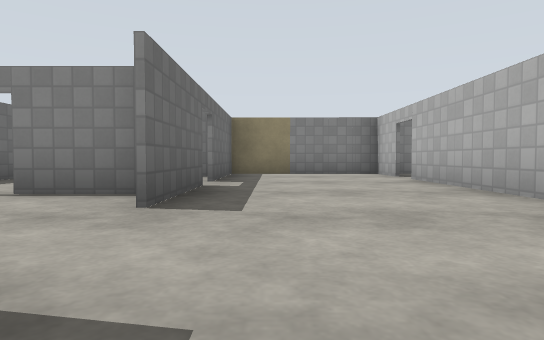
view 1 (above)

14 first-person views from a walk through a world built for the Gazebo simulator. The camera is 0.72 m above the floor, tilts 2° down and sees 75° across. The floor is counted in squares, 2 m on a side. Each view is taken from the middle of a square. On the plan, view 1 faces up. The plan holds only what a view shows up to about 9 squares ahead; the rest is blank. The place goes on beyond the plan. Gazebo's built-in surfaces are drawn with simple patterns. Surface patterns are stand-ins for the level's own textures.

view 2
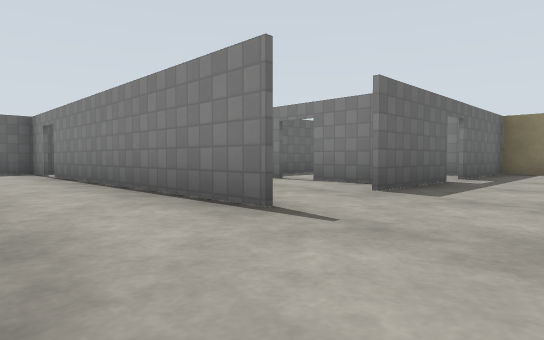

view 3
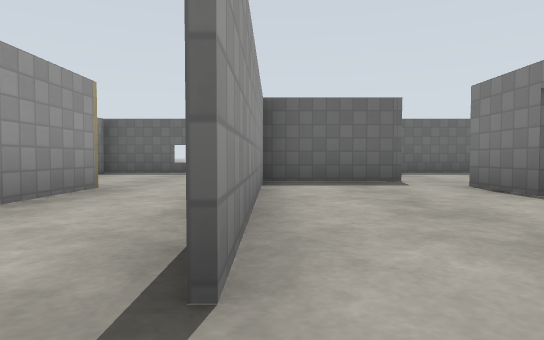

view 4
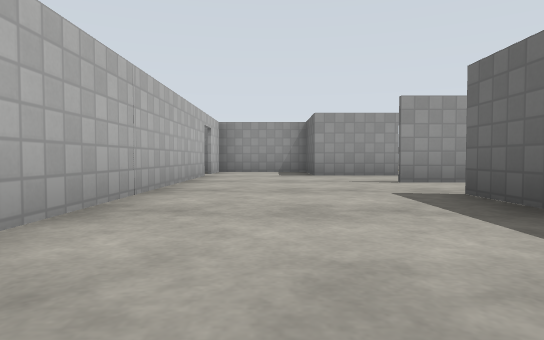

view 5
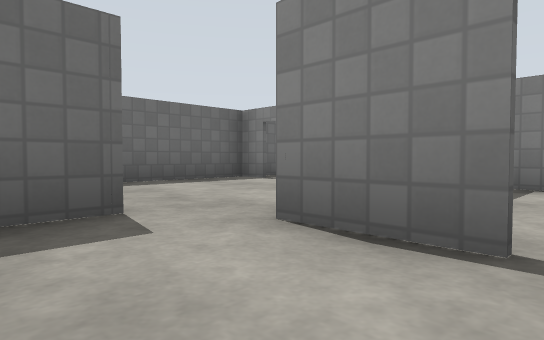

view 6
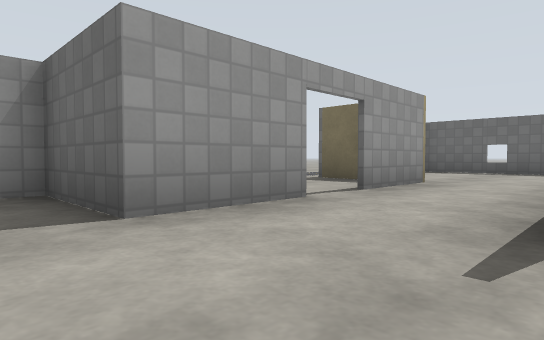

view 7
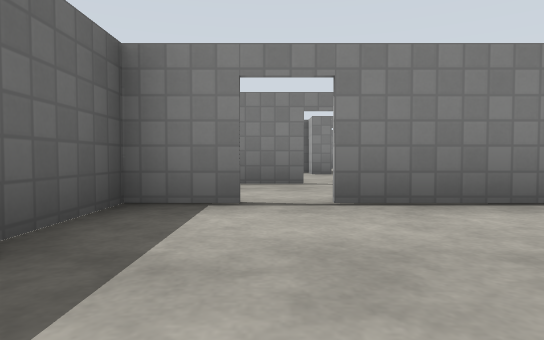

view 8
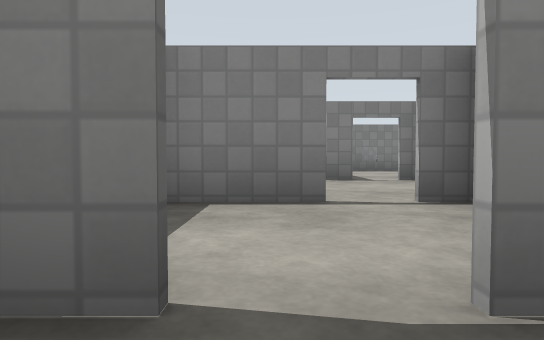

view 9
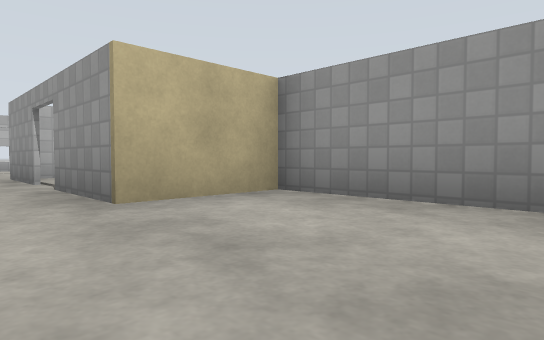

view 10
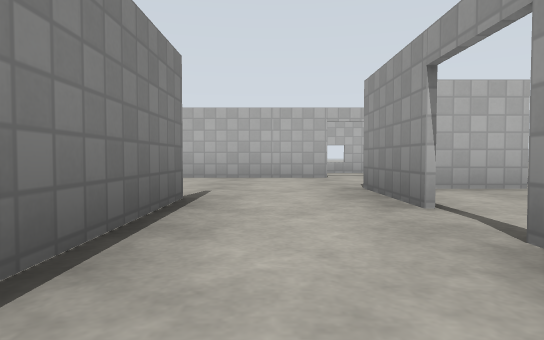

view 11
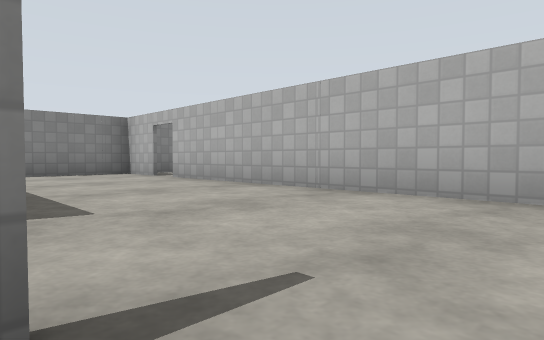

view 12
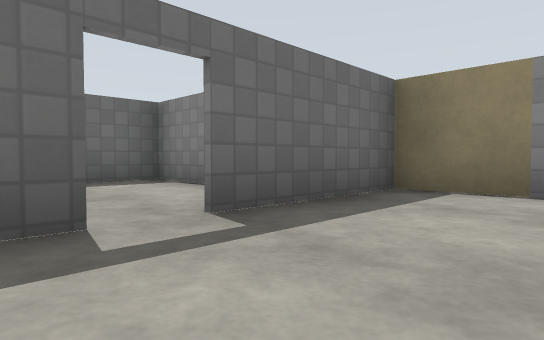

view 13
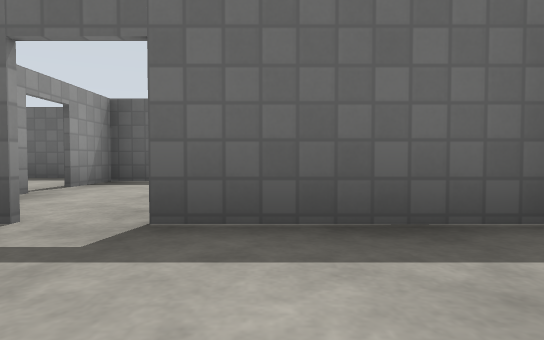

view 14
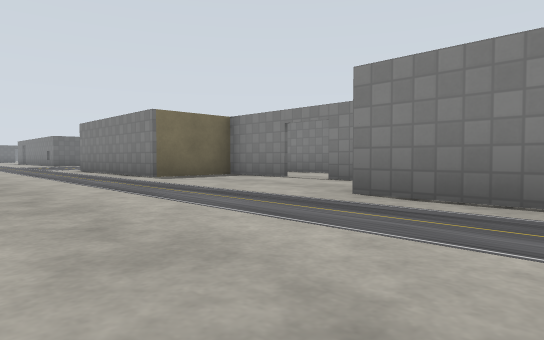

### Floor plan
Ten units are one square. View 1 is at (0, 0); x grows to the right and y downward. Boxes are objects, and circles mark ways between rooms. Rooms are numbered by the first view taken in them; rooms with no view inside come last. Other rooms are left out.
<svg viewBox="-145 -105 173 139">
<path fill="none" stroke="#000" d="M-7 -8 -44 -8M-16 11 2 11 2 29 23 29 23 16M-42 11 -25 11M23 10 23 -15M-9 -46 -9 -25M-12 -35 -26 -35M-32 -35 -45 -35M23 -15 23 -60M23 -66 23 -79 -9 -79 -9 -53M-53 -30 -53 -8M-49 -9 -7 -9M-72 -8 -82 -8M-44 -8 -66 -8M-82 -13 -82 29 -42 29 -42 11M-25 11 -41 11 -41 29 -78 29M-10 11 -16 11M16 29 1 29 1 14M-11 -68 -44 -68 -44 -36 -32 -36M-56 -56 -61 -56M-82 -74 -82 -39M-65 -29 -79 -29M-52 -29 -59 -29"/>
<circle cx="5" cy="-10" r="3" fill="#2a7"/>
<circle cx="-50" cy="0" r="3" fill="#2a7"/>
<circle cx="-20" cy="10" r="3" fill="#2a7"/>
<circle cx="-10" cy="-50" r="3" fill="#2a7"/>
<circle cx="-30" cy="-35" r="3" fill="#2a7"/>
<circle cx="-70" cy="-10" r="3" fill="#2a7"/>
<circle cx="-60" cy="-30" r="3" fill="#2a7"/>
<text x="-10" y="0">1</text>
<text x="0" y="-40">2</text>
<text x="-60" y="10">3</text>
<text x="-140" y="-100">4</text>
<text x="-20" y="-50">5</text>
<text x="-70" y="-40">6</text>
<text x="-70" y="-20">7</text>
</svg>
Room 1 opens to room 2. Room 1 opens to room 3. Room 1 opens to room 4. Room 2 opens to room 5. Room 3 opens to room 7. Room 6 opens to room 7.

Where each view was taken, in squares from view 1:
view 1: 0 up, 0 right, facing up
view 2: 1 down, 1 right, facing up-left
view 3: 1 up, 0 right, facing left
view 4: 6 up, 1 right, facing down
view 5: 2 up, 3 left, facing up-left
view 6: 1 up, 1 right, facing down-left
view 7: 2 down, 7 left, facing up
view 8: 0 up, 7 left, facing up
view 9: 0 up, 7 left, facing down-right
view 10: 0 up, 4 left, facing right
view 11: 0 up, 1 left, facing up-right
view 12: 4 up, 1 right, facing up-left
view 13: 6 up, 1 right, facing left
view 14: 6 down, 2 right, facing up-left
